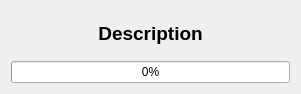
<?xml version="1.0" encoding="UTF-8"?>
<ui version="4.0">
 <class>Dialog</class>
 <widget class="QDialog" name="Dialog">
  <property name="geometry">
   <rect>
    <x>0</x>
    <y>0</y>
    <width>301</width>
    <height>94</height>
   </rect>
  </property>
  <property name="windowTitle">
   <string>Nomad BLDC</string>
  </property>
  <layout class="QHBoxLayout" name="horizontalLayout">
   <item>
    <layout class="QVBoxLayout" name="verticalLayout">
     <item>
      <widget class="QLabel" name="progressText">
       <property name="font">
        <font>
         <pointsize>14</pointsize>
         <weight>75</weight>
         <bold>true</bold>
        </font>
       </property>
       <property name="text">
        <string>Description</string>
       </property>
       <property name="alignment">
        <set>Qt::AlignCenter</set>
       </property>
      </widget>
     </item>
     <item>
      <widget class="QProgressBar" name="progressBar">
       <property name="value">
        <number>0</number>
       </property>
       <property name="format">
        <string>%p%</string>
       </property>
      </widget>
     </item>
    </layout>
   </item>
  </layout>
 </widget>
 <resources/>
 <connections/>
</ui>
